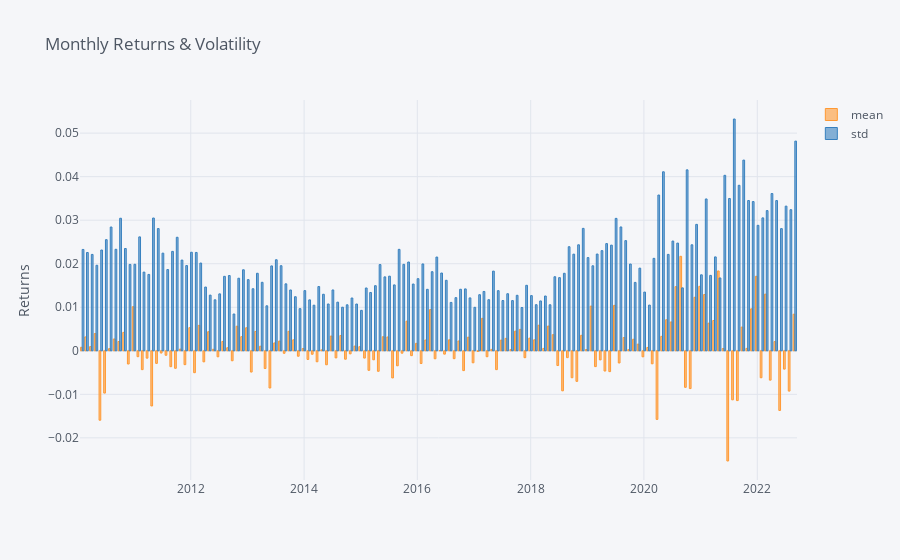

The notebook cell this image was saved under:
### Code cell
annualized = returns.Returns.groupby(pd.Grouper(freq='M')).aggregate(['mean', 'std'])
annualized['mean'] = annualized['mean']
annualized['std'] = annualized['std']
annualized.iplot(title='Monthly Returns & Volatility', yTitle='Returns', kind='bar')

### Figure 1 — Plotly figure (JSON) as saved in the notebook; plotly's stock layout.template omitted (floating-point values rounded to 4 significant figures; data arrays with more than 128 entries replaced by an {"elided": "..."} marker saying what was removed)
{"data": [{"marker": {"color": "rgba(255, 153, 51, 0.6)", "line": {"color": "rgba(255, 153, 51, 1.0)", "width": 1}}, "name": "mean", "orientation": "v", "text": "", "type": "bar", "x": {"elided": "152 str values"}, "y": {"elided": "152 float values"}}, {"marker": {"color": "rgba(55, 128, 191, 0.6)", "line": {"color": "rgba(55, 128, 191, 1.0)", "width": 1}}, "name": "std", "orientation": "v", "text": "", "type": "bar", "x": {"elided": "152 str values"}, "y": {"elided": "152 float values"}}], "layout": {"legend": {"bgcolor": "#F5F6F9", "font": {"color": "#4D5663"}}, "paper_bgcolor": "#F5F6F9", "plot_bgcolor": "#F5F6F9", "title": {"font": {"color": "#4D5663"}, "text": "Monthly Returns & Volatility"}, "xaxis": {"gridcolor": "#E1E5ED", "showgrid": true, "tickfont": {"color": "#4D5663"}, "title": {"font": {"color": "#4D5663"}, "text": ""}, "zerolinecolor": "#E1E5ED"}, "yaxis": {"gridcolor": "#E1E5ED", "showgrid": true, "tickfont": {"color": "#4D5663"}, "title": {"font": {"color": "#4D5663"}, "text": "Returns"}, "zerolinecolor": "#E1E5ED"}}}
